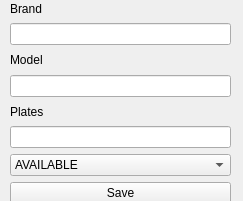
<?xml version="1.0" encoding="UTF-8"?>
<ui version="4.0">
 <class>AddvehicleDialog</class>
 <widget class="QWidget" name="AddvehicleDialog">
  <property name="geometry">
   <rect>
    <x>0</x>
    <y>0</y>
    <width>243</width>
    <height>201</height>
   </rect>
  </property>
  <property name="windowTitle">
   <string>Form</string>
  </property>
  <widget class="QWidget" name="layoutWidget">
   <property name="geometry">
    <rect>
     <x>10</x>
     <y>0</y>
     <width>221</width>
     <height>204</height>
    </rect>
   </property>
   <layout class="QVBoxLayout" name="verticalLayout">
    <item>
     <widget class="QLabel" name="label">
      <property name="text">
       <string>Brand</string>
      </property>
     </widget>
    </item>
    <item>
     <widget class="QLineEdit" name="brandEdit"/>
    </item>
    <item>
     <widget class="QLabel" name="label_2">
      <property name="text">
       <string>Model</string>
      </property>
     </widget>
    </item>
    <item>
     <widget class="QLineEdit" name="modelEdit"/>
    </item>
    <item>
     <widget class="QLabel" name="label_3">
      <property name="text">
       <string>Plates</string>
      </property>
     </widget>
    </item>
    <item>
     <widget class="QLineEdit" name="plateEdit"/>
    </item>
    <item>
     <widget class="QComboBox" name="statusCombo">
      <property name="currentText">
       <string>AVAILABLE</string>
      </property>
      <property name="currentIndex">
       <number>0</number>
      </property>
      <item>
       <property name="text">
        <string>AVAILABLE</string>
       </property>
      </item>
      <item>
       <property name="text">
        <string>UNAVAILABLE</string>
       </property>
      </item>
      <item>
       <property name="text">
        <string>SERVICE</string>
       </property>
      </item>
     </widget>
    </item>
    <item>
     <widget class="QPushButton" name="saveButton">
      <property name="text">
       <string>Save</string>
      </property>
     </widget>
    </item>
   </layout>
  </widget>
 </widget>
 <resources/>
 <connections/>
</ui>
